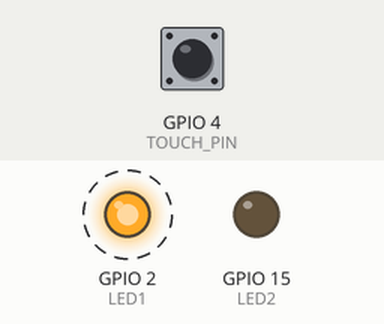
Bench run of a sketch on a simulated ESP32. Shown: output pins drawn as LEDs (lit = HIGH). Dashed ring = blinking. The test bench sets the inputs (shaded band); at power-on: GPIO 4 (TOUCH_PIN) HIGH. WiFi joins after 1.5 s; servers stay silent unless stated; what the sketch prints to the serial monitor is not drawn.

Above: at 1.55 s.
Timing chart, 0 to 4.5 s (numbered marks = the images above):
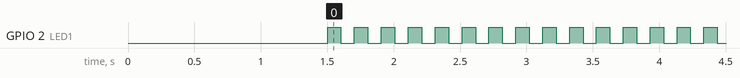

Measured:
- by itself, GPIO 2 (LED1): alternates HIGH for 0.10 s and LOW for 0.10 s

The sketch:

ex093.ino
```cpp
#include <WiFi.h>
#include <WebServer.h>


const char* ssid     = "xswl";
const char* password = "hxy060617";

const int TOUCH_PIN = 4;
const int LED1 = 2;
const int LED2 = 15;
const int THRESHOLD = 400;

WebServer server(80);

//进阶网页仪表盘
void handleRoot() {
  String html = R"HTML(
<!DOCTYPE html>
<html lang="zh-CN">
<head>
  <meta charset="UTF-8">
  <meta name="viewport" content="width=device-width, initial-scale=1.0">
  <title>ESP32 实时触摸监测仪</title>
  <style>
    body{text-align:center; font-family:Arial; background:#121212; color:white; padding-top:40px;}
    .panel{max-width:400px; margin:0 auto; padding:20px; background:#1e1e1e; border-radius:16px;}
    .title{font-size:22px; margin-bottom:20px; color:#ccc;}
    .value{font-size:100px; font-weight:bold; margin:40px 0; transition:0.2s;}
    .normal{color:#00ff99;}
    .alert{color:#ff4444; animation: flash 0.6s infinite;}
    @keyframes flash{50%{opacity:0.5;}}
    .tip{color:#888; font-size:16px;}
  </style>
</head>
<body>
  <div class="panel">
    <div class="title">📡 ESP32 实时触摸传感器仪表盘</div>
    <div class="value normal" id="val">0</div>
    <div class="tip">触摸 → 数值变红闪烁</div>
  </div>

  <script>
    function update() {
      fetch("/data").then(r=>r.text()).then(v=>{
        let num = parseInt(v);
        let ele = document.getElementById("val");
        ele.innerText = v;

        // 数值 < 400 → 报警红色
        if(num < 400){
          ele.className = "value alert";
        }else{
          ele.className = "value normal";
        }
      });
    }
    setInterval(update, 50);
  </script>
</body>
</html>
)HTML";
  server.send(200, "text/html; charset=utf-8", html);
}

// 返回数据
void handleData() {
  int val = touchRead(TOUCH_PIN);
  server.send(200, "text/plain", String(val));
}

void setup() {
  Serial.begin(115200);
  pinMode(LED1, OUTPUT);
  pinMode(LED2, OUTPUT);

  WiFi.begin(ssid, password);
  while (WiFi.status() != WL_CONNECTED) delay(500);

  Serial.println("WiFi OK");
  Serial.print("IP: ");
  Serial.println(WiFi.localIP());

  server.on("/", handleRoot);
  server.on("/data", handleData);
  server.begin();
}

void loop() {
  server.handleClient();

  int tv = touchRead(TOUCH_PIN);
  static unsigned long t = 0;
  static bool ledState = false;

  if (tv < THRESHOLD) {
    // 触摸 → LED1 快闪报警
    if (millis() - t > 100) {
      t = millis();
      ledState = !ledState;
      digitalWrite(LED1, ledState);
      digitalWrite(LED2, LOW);
    }
  } else {
    // 未触摸 → LED2 常亮
    digitalWrite(LED1, LOW);
    digitalWrite(LED2, HIGH);
  }
}
```
